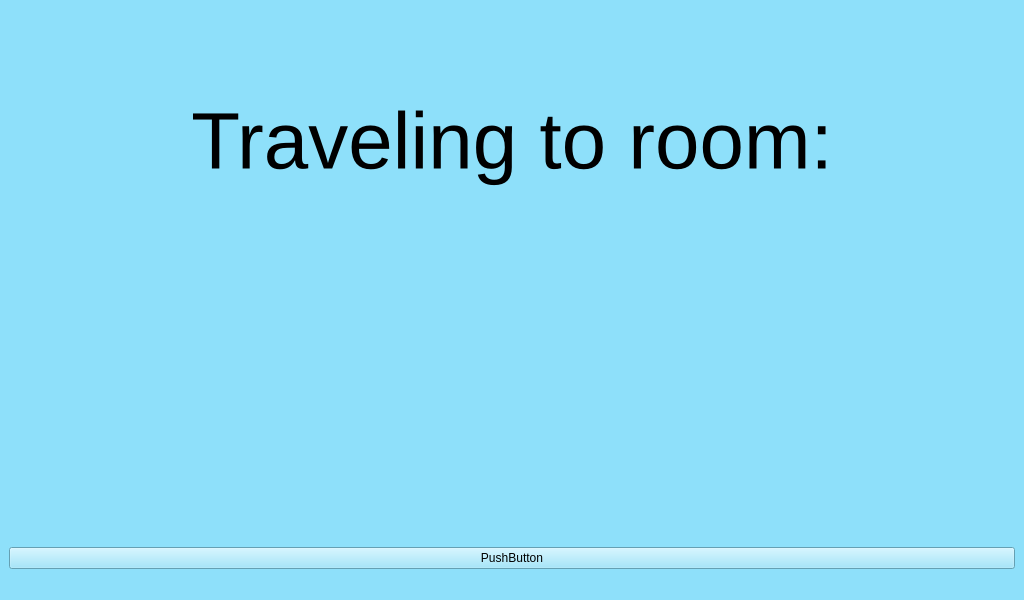
<?xml version="1.0" encoding="UTF-8"?>
<ui version="4.0">
 <class>MainWindow</class>
 <widget class="QMainWindow" name="MainWindow">
  <property name="geometry">
   <rect>
    <x>0</x>
    <y>0</y>
    <width>1024</width>
    <height>600</height>
   </rect>
  </property>
  <property name="windowTitle">
   <string>MainWindow</string>
  </property>
  <property name="styleSheet">
   <string notr="true">background-color: rgb(142, 224, 250);</string>
  </property>
  <widget class="QWidget" name="centralwidget">
   <layout class="QVBoxLayout" name="verticalLayout">
    <item>
     <layout class="QGridLayout" name="gridLayout">
      <item row="0" column="0">
       <widget class="QLabel" name="label">
        <property name="font">
         <font>
          <pointsize>60</pointsize>
         </font>
        </property>
        <property name="text">
         <string>Traveling to room:</string>
        </property>
        <property name="textFormat">
         <enum>Qt::AutoText</enum>
        </property>
        <property name="alignment">
         <set>Qt::AlignCenter</set>
        </property>
        <property name="textInteractionFlags">
         <set>Qt::NoTextInteraction</set>
        </property>
       </widget>
      </item>
      <item row="1" column="0">
       <widget class="QLabel" name="label_2">
        <property name="font">
         <font>
          <pointsize>60</pointsize>
         </font>
        </property>
        <property name="text">
         <string/>
        </property>
        <property name="alignment">
         <set>Qt::AlignCenter</set>
        </property>
       </widget>
      </item>
      <item row="2" column="0">
       <widget class="QPushButton" name="pushButton">
        <property name="text">
         <string>PushButton</string>
        </property>
       </widget>
      </item>
     </layout>
    </item>
   </layout>
  </widget>
  <widget class="QMenuBar" name="menubar">
   <property name="geometry">
    <rect>
     <x>0</x>
     <y>0</y>
     <width>1024</width>
     <height>22</height>
    </rect>
   </property>
  </widget>
  <widget class="QStatusBar" name="statusbar"/>
 </widget>
 <resources/>
 <connections/>
</ui>
